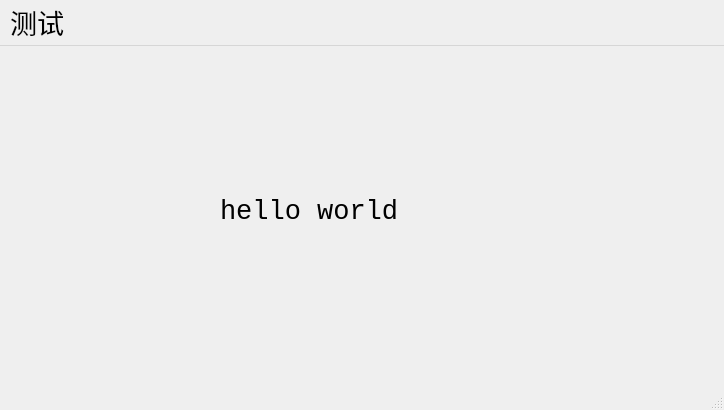
<?xml version="1.0" encoding="UTF-8"?>
<ui version="4.0">
 <class>MainWindow</class>
 <widget class="QMainWindow" name="MainWindow">
  <property name="geometry">
   <rect>
    <x>0</x>
    <y>0</y>
    <width>724</width>
    <height>410</height>
   </rect>
  </property>
  <property name="font">
   <font>
    <family>Consolas</family>
    <pointsize>20</pointsize>
   </font>
  </property>
  <property name="windowTitle">
   <string>MainWindow</string>
  </property>
  <widget class="QWidget" name="centralwidget">
   <widget class="QLabel" name="label">
    <property name="geometry">
     <rect>
      <x>220</x>
      <y>100</y>
      <width>261</width>
      <height>131</height>
     </rect>
    </property>
    <property name="text">
     <string>hello world</string>
    </property>
   </widget>
  </widget>
  <widget class="QMenuBar" name="menubar">
   <property name="geometry">
    <rect>
     <x>0</x>
     <y>0</y>
     <width>724</width>
     <height>44</height>
    </rect>
   </property>
   <widget class="QMenu" name="menu">
    <property name="title">
     <string>测试</string>
    </property>
   </widget>
   <addaction name="menu"/>
  </widget>
  <widget class="QStatusBar" name="statusbar"/>
 </widget>
 <resources/>
 <connections/>
</ui>
